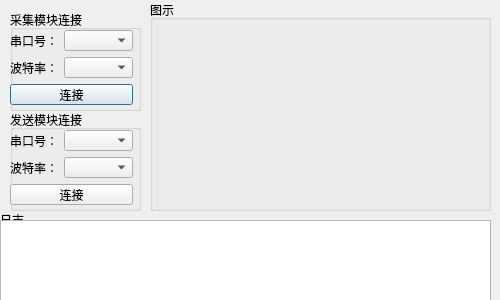
<?xml version="1.0" encoding="UTF-8"?>
<ui version="4.0">
 <class>Dialog</class>
 <widget class="QDialog" name="Dialog">
  <property name="geometry">
   <rect>
    <x>0</x>
    <y>0</y>
    <width>500</width>
    <height>300</height>
   </rect>
  </property>
  <property name="minimumSize">
   <size>
    <width>500</width>
    <height>300</height>
   </size>
  </property>
  <property name="maximumSize">
   <size>
    <width>500</width>
    <height>300</height>
   </size>
  </property>
  <property name="windowTitle">
   <string>Dialog</string>
  </property>
  <widget class="QGroupBox" name="groupBox">
   <property name="geometry">
    <rect>
     <x>10</x>
     <y>10</y>
     <width>131</width>
     <height>101</height>
    </rect>
   </property>
   <property name="title">
    <string>采集模块连接</string>
   </property>
   <widget class="QWidget" name="layoutWidget">
    <property name="geometry">
     <rect>
      <x>0</x>
      <y>20</y>
      <width>123</width>
      <height>75</height>
     </rect>
    </property>
    <layout class="QGridLayout" name="gridLayout">
     <item row="0" column="1">
      <widget class="QComboBox" name="comboBox"/>
     </item>
     <item row="1" column="1">
      <widget class="QComboBox" name="comboBox_2"/>
     </item>
     <item row="0" column="0">
      <widget class="QLabel" name="label">
       <property name="text">
        <string>串口号：</string>
       </property>
      </widget>
     </item>
     <item row="1" column="0">
      <widget class="QLabel" name="label_2">
       <property name="text">
        <string>波特率：</string>
       </property>
      </widget>
     </item>
     <item row="2" column="0" colspan="2">
      <widget class="QPushButton" name="pushButton">
       <property name="text">
        <string>连接</string>
       </property>
      </widget>
     </item>
    </layout>
   </widget>
  </widget>
  <widget class="QGroupBox" name="groupBox_2">
   <property name="geometry">
    <rect>
     <x>150</x>
     <y>0</y>
     <width>341</width>
     <height>211</height>
    </rect>
   </property>
   <property name="title">
    <string>图示</string>
   </property>
   <widget class="QWidget" name="gridLayoutWidget">
    <property name="geometry">
     <rect>
      <x>0</x>
      <y>20</y>
      <width>341</width>
      <height>191</height>
     </rect>
    </property>
    <layout class="QGridLayout" name="gridLayout_3"/>
   </widget>
  </widget>
  <widget class="QGroupBox" name="groupBox_3">
   <property name="geometry">
    <rect>
     <x>0</x>
     <y>210</y>
     <width>491</width>
     <height>91</height>
    </rect>
   </property>
   <property name="title">
    <string>日志</string>
   </property>
   <widget class="QTextBrowser" name="textBrowser">
    <property name="geometry">
     <rect>
      <x>0</x>
      <y>10</y>
      <width>491</width>
      <height>101</height>
     </rect>
    </property>
   </widget>
  </widget>
  <widget class="QGroupBox" name="groupBox_4">
   <property name="geometry">
    <rect>
     <x>10</x>
     <y>110</y>
     <width>131</width>
     <height>101</height>
    </rect>
   </property>
   <property name="title">
    <string>发送模块连接</string>
   </property>
   <widget class="QWidget" name="layoutWidget_2">
    <property name="geometry">
     <rect>
      <x>0</x>
      <y>20</y>
      <width>123</width>
      <height>75</height>
     </rect>
    </property>
    <layout class="QGridLayout" name="gridLayout_2">
     <item row="0" column="1">
      <widget class="QComboBox" name="comboBox_3"/>
     </item>
     <item row="1" column="1">
      <widget class="QComboBox" name="comboBox_4"/>
     </item>
     <item row="0" column="0">
      <widget class="QLabel" name="label_3">
       <property name="text">
        <string>串口号：</string>
       </property>
      </widget>
     </item>
     <item row="1" column="0">
      <widget class="QLabel" name="label_4">
       <property name="text">
        <string>波特率：</string>
       </property>
      </widget>
     </item>
     <item row="2" column="0" colspan="2">
      <widget class="QPushButton" name="pushButton_2">
       <property name="text">
        <string>连接</string>
       </property>
      </widget>
     </item>
    </layout>
   </widget>
  </widget>
 </widget>
 <resources/>
 <connections/>
</ui>
